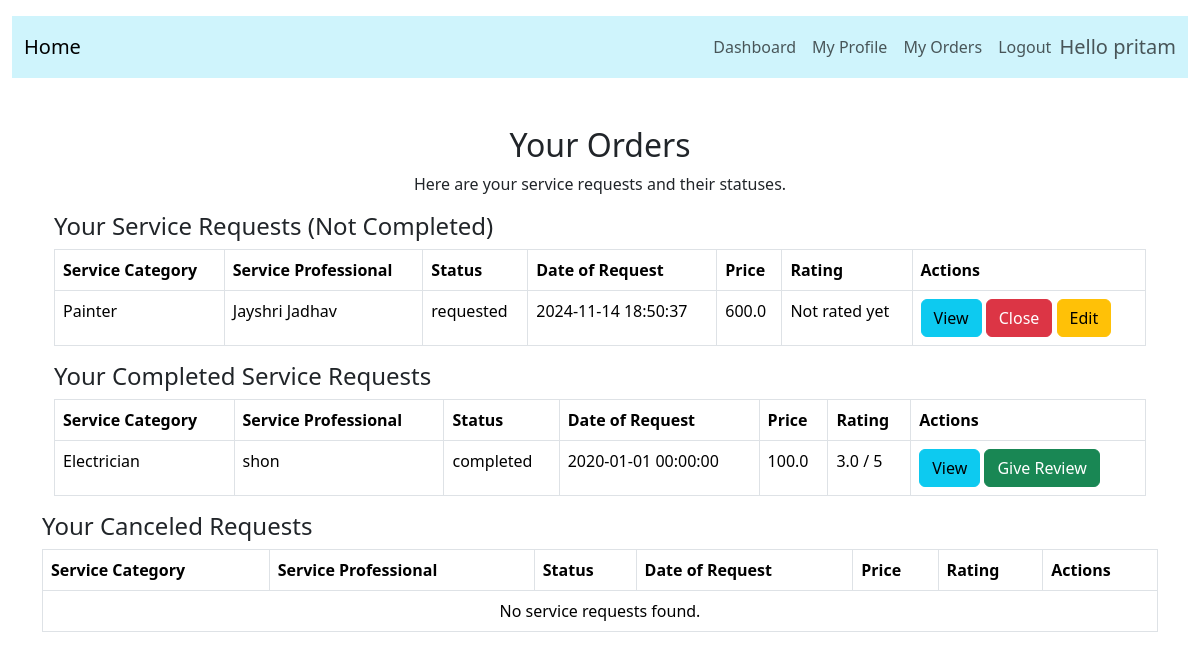
Page /customer/orders (signed in) on the committed database.
### application/model.py (models this page shows)
class ServiceRequest(db.Model):
    id = db.Column(db.Integer, primary_key=True)
    customer_id = db.Column(db.Integer, db.ForeignKey('customer.id'), nullable=False)
    service_professional_id = db.Column(db.Integer, db.ForeignKey('service_professional.id'), nullable=False)
    service_category_id = db.Column(db.Integer, db.ForeignKey('service_category.id', ondelete='SET NULL'), nullable=True)
    service_category = db.Column(db.String(80), nullable=False)
    date_request = db.Column(db.DateTime, nullable=False)
    date_completion = db.Column(db.DateTime, nullable=False)
    status = db.Column(db.String(80), nullable=False)  # ('completed', 'requested', 'denied', 'in_progress')
    rating = db.Column(db.Float, nullable=True)
    feedback = db.Column(db.String(400), nullable=True)

class ServiceProfessional(db.Model):
    id = db.Column(db.Integer, primary_key=True)
    name = db.Column(db.String(80), nullable=False)
    phone = db.Column(db.String(80), nullable=False)
    city = db.Column(db.String(80), nullable=False)
    service_category = db.Column(db.String(80), nullable=False)
    rating = db.Column(db.Float, nullable=True)
    experience = db.Column(db.Integer, nullable=False)
    company_name = db.Column(db.String(80), nullable=False)
    status = db.Column(db.String(80), nullable=False)  # ('blacklisted', 'approved', 'pending')
    price_per_hour = db.Column(db.Float, nullable=False)
    expenses_per_hour = db.Column(db.Float, nullable=True)
    user_id = db.Column(db.Integer, db.ForeignKey('user.id'), nullable=False)
    service_requests = db.relationship('ServiceRequest', backref='service_professional', lazy=True)

class Review(db.Model):
    id = db.Column(db.Integer, primary_key=True)
    customer_id = db.Column(db.Integer, db.ForeignKey('customer.id'), nullable=False)
    service_professional_id = db.Column(db.Integer, db.ForeignKey('service_professional.id'), nullable=False)
    ServiceRequest_id = db.Column(db.Integer, db.ForeignKey('service_request.id'), nullable=False)
    rating = db.Column(db.Float, nullable=False)
    feedback = db.Column(db.String(400), nullable=True)
    date_review = db.Column(db.DateTime, nullable=False)

### application/routes.py (the view)
@app.route('/customer/orders')
def customer_orders():
    user_id = session.get('user_id')
    customer = Customer.query.filter_by(user_id=user_id).first()
    service_requests = ServiceRequest.query.filter_by(customer_id=customer.id).all()
    for request in service_requests:
        request.review = Review.query.filter_by(ServiceRequest_id=request.id).first()
    return render_template('customer_orders.html', service_requests=service_requests)

### templates/customer_orders.html (shortened to what this page needs)
{% extends 'base.html' %}
{% block content %}
<div class="container mt-5">
    <div class="row">
        <div class="col-12 text-center">
            <h2>Your Orders</h2>
            <p>Here are your service requests and their statuses.</p>
        </div>
    </div>
    <div class="row" style="max-height: 500px; overflow-y: auto;">
        <div class="col-12">
            <h4>Your Service Requests (Not Completed)</h4>
            <table class="table table-bordered">
                <thead>
                    <tr>
                        <th>Service Category</th>
                        <th>Service Professional</th>
                        <th>Status</th>
                        <th>Date of Request</th>
                        <th>Price</th>
                        <th>Rating</th>
                        <th>Actions</th>
                    </tr>
                </thead>
                <tbody>
                    {% for request in service_requests if (request.status == 'accepted' or request.status == 'requested' or request.status == 'in_progress') %}
                    <tr>
                        <td>{{ request.service_category }}</td>
                        <td>{{ request.service_professional.name }}</td>
                        <td>{{ request.status }}</td>
                        <td>{{ request.date_request.strftime('%Y-%m-%d %H:%M:%S') }}</td>
                        <td>{{ request.service_professional.price_per_hour }}</td>
                        <td>
                            {% if request.review.rating %}
                            {{ request.review.rating }} / 5
                            {% else %}
                            Not rated yet
                            {% endif %}
                        </td>
                        <td>
                            <button type="button" class="btn btn-info btn-block" data-bs-toggle="modal"
                                data-bs-target="#viewServiceRequestModal{{ request.id }}">View</button>
                            {% if request.status != 'completed' and request.status != 'in_progress' %}
                            <a href="{{ url_for('close_service_request', request_id=request.id) }}"
                                class="btn btn-danger btn-block">Close</a>
                            <button type="button" class="btn btn-warning btn-block" data-bs-toggle="modal"
                                data-bs-target="#editServiceRequestModal{{ request.id }}">Edit</button>
                            {% elif request.status == 'in_progress' %}
                            <a href="{{ url_for('complete_service_request', request_id=request.id) }}"
                                class="btn btn-success btn-block">Complete</a>
                            {% endif %}
                        </td>
                    </tr>
                    {% else %}
                    <tr>
                        <td colspan="7" class="text-center">No service requests found.</td>
                    </tr>
                    {% endfor %}
                </tbody>
            </table>
        </div>
    </div>
    <div class="row" style="max-height: 500px; overflow-y: auto;">
        <div class="col-12">
            <h4>Your Completed Service Requests</h4>
            <table class="table table-bordered">
                <thead>
                    <tr>
                        <th>Service Category</th>
                        <th>Service Professional</th>
                        <th>Status</th>
                        <th>Date of Request</th>
                        <th>Price</th>
                        <th>Rating</th>
                        <th>Actions</th>
                    </tr>
                </thead>
                <tbody>
                    {% for request in service_requests if request.status == 'completed' %}
                    <tr>
                        <td>{{ request.service_category }}</td>
                        <td>{{ request.service_professional.name }}</td>
                        <td>{{ request.status }}</td>
                        <td>{{ request.date_request.strftime('%Y-%m-%d %H:%M:%S') }}</td>
                        <td>{{ request.service_professional.price_per_hour }}</td>
                        <td>
                            {% if request.review.rating %}
                            {{ request.review.rating }} / 5
                            {% else %}
                            Not rated yet
                            {% endif %}
                        </td>
                        <td>
                            <button type="button" class="btn btn-info btn-block" data-bs-toggle="modal"
                                data-bs-target="#viewServiceRequestModal{{ request.id }}">View</button>
                            <button type="button" class="btn btn-success btn-block" data-bs-toggle="modal"
                                data-bs-target="#giveReviewModal{{ request.id }}">Give Review</button>
                        </td>
                    </tr>
                    {% else %}
                    <tr>
                        <td colspan="7" class="text-center">No completed service requests found.</td>
                    </tr>
                    {% endfor %}
                </tbody>
            </table>
        </div>
    </div>
</div>
<div class="row" style="max-height: 500px; overflow-y: auto;">
    <div class="col-12">
        <h4>Your Canceled Requests</h4>
        <table class="table table-bordered">
            <thead>
                <tr>
                    <th>Service Category</th>
                    <th>Service Professional</th>
                    <th>Status</th>
                    <th>Date of Request</th>
                    <th>Price</th>
                    <th>Rating</th>
                    <th>Actions</th>
                </tr>
            </thead>
            <tbody>
                {% for request in service_requests if request.status == 'denied' %}
                <tr>
                    <td>{{ request.service_category }}</td>
                    <td>{{ request.service_professional.name }}</td>
                    <td>{{ request.status }}</td>
                    <td>{{ request.date_request.strftime('%Y-%m-%d %H:%M:%S') }}</td>
                    <td>{{ request.service_professional.price_per_hour }}</td>
                    <td>
                        {% if request.review.rating %}
                        {{ request.review.rating }} / 5
                        {% else %}
                        Not rated yet
                        {% endif %}
                    </td>
                    <td>
                        <button type="button" class="btn btn-info btn-block" data-bs-toggle="modal"
                            data-bs-target="#viewServiceRequestModal{{ request.id }}">View</button>
                    </td>
                </tr>
                {% else %}
                <tr>
                    <td colspan="7" class="text-center">No service requests found.</td>
                </tr>
                {% endfor %}
            </tbody>
        </table>
    </div>
</div>
{% endblock %}

### rows in the picture
ServiceRequest: service_category "Painter", service_professional.name "Jayshri Jadhav", status "requested", date_request "2024-11-14 18:50:37", service_professional.price_per_hour "600.0"
ServiceRequest: service_category "Electrician", service_professional.name "shon", status "completed", date_request "2020-01-01 00:00:00", service_professional.price_per_hour "100.0", review.rating "3.0"

### other values in the picture
{{ session.get('name') }} "pritam"
